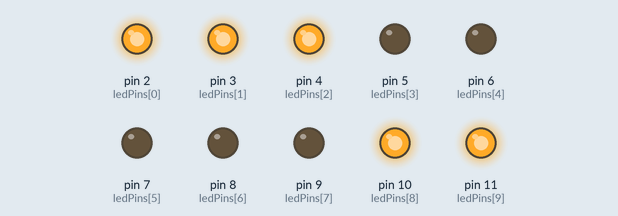
Recording of a sketch running on a simulated Arduino Uno, built with avr-gcc and run on an emulated ATmega328P. On the bench: output pins drawn as LEDs (lit = HIGH). Random numbers use the default seed unless the sketch sets one.

Above: at 0.1 s.
At 3.1 s:
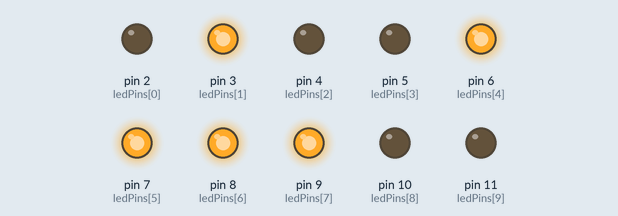
At 9.1 s:
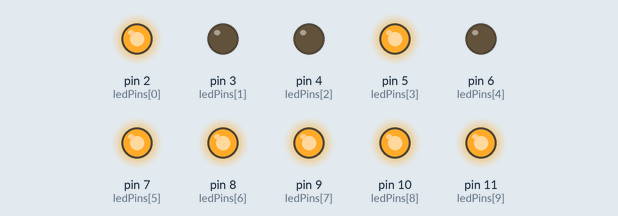
At 18.1 s:
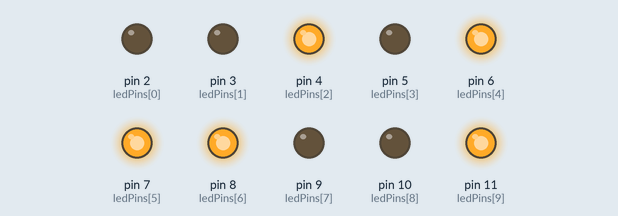
At 27.1 s:
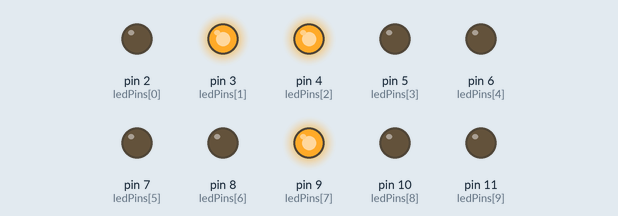
At 36.1 s:
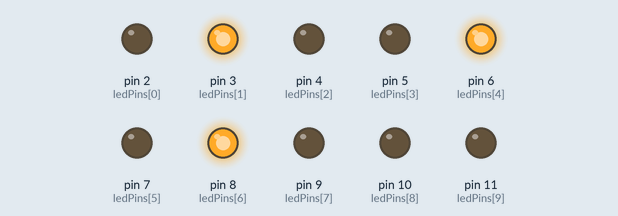
Timing chart, 0 to 40.0 s (numbered marks = the images above):
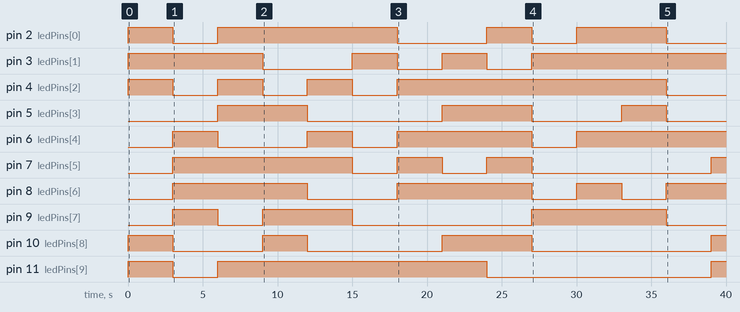

The sketch:

th_baitap1.ino
```cpp
const int ledPins[] = {2, 3, 4, 5, 6, 7, 8, 9, 10, 11};
const int numLeds = 10; // Tổng số đèn LED

void setup() {

  for (int i = 0; i < numLeds; i++) {
    pinMode(ledPins[i], OUTPUT);
  }
}

void loop() {
 // Lặp qua từng đèn LED để tạo số và điều khiển
  for (int i = 0; i < numLeds; i++) {
    // Tạo một số ngẫu nhiên trong khoảng từ 0 đến 100
    int randomNumber = random(0, 10);

    // Kiểm tra xem số ngẫu nhiên là chẵn hay lẻ
    if (randomNumber % 2 != 0) {
      // Nếu là số lẻ, bật đèn LED
      digitalWrite(ledPins[i], HIGH);
    } else {
      // Nếu là số chẵn, tắt đèn LED
      digitalWrite(ledPins[i], LOW);
    }
  }

  // Đợi 3 giây trước khi bắt đầu một lượt random mới
  delay(3000);
}
```

Measured:
- by itself, pin 2 (ledPins[0]): LOW → HIGH at 0.00 s, → LOW 3.0 s later, → HIGH 3.0 s later, → LOW 12.0 s later, … (8 changes in this stretch)
- by itself, pin 3 (ledPins[1]): goes HIGH 9.0 s, LOW 6.0 s, HIGH 3.0 s, LOW 3.0 s, HIGH 3.0 s, LOW 3.0 s, then HIGH
- by itself, pin 4 (ledPins[2]): goes 3 × (HIGH 3.0 s, LOW 3.0 s), HIGH 18.0 s, then LOW
- by itself, pin 5 (ledPins[3]): goes HIGH 6.0 s, LOW 9.0 s, HIGH 6.0 s, LOW 6.0 s, HIGH 3.0 s, then LOW
- by itself, pin 6 (ledPins[4]): goes HIGH 3.0 s, LOW 6.0 s, HIGH 3.0 s, LOW 3.0 s, HIGH 9.0 s, LOW 3.0 s, then HIGH
- by itself, pin 7 (ledPins[5]): repeats every 6.0 s: LOW 3.0 s, HIGH 3.0 s
- by itself, pin 8 (ledPins[6]): goes HIGH 9.0 s, LOW 6.0 s, HIGH 9.0 s, LOW 3.0 s, HIGH 3.0 s, LOW 3.0 s, then HIGH
- by itself, pin 9 (ledPins[7]): goes HIGH 3.0 s, LOW 3.0 s, HIGH 6.0 s, LOW 12.0 s, HIGH 9.0 s, then LOW
